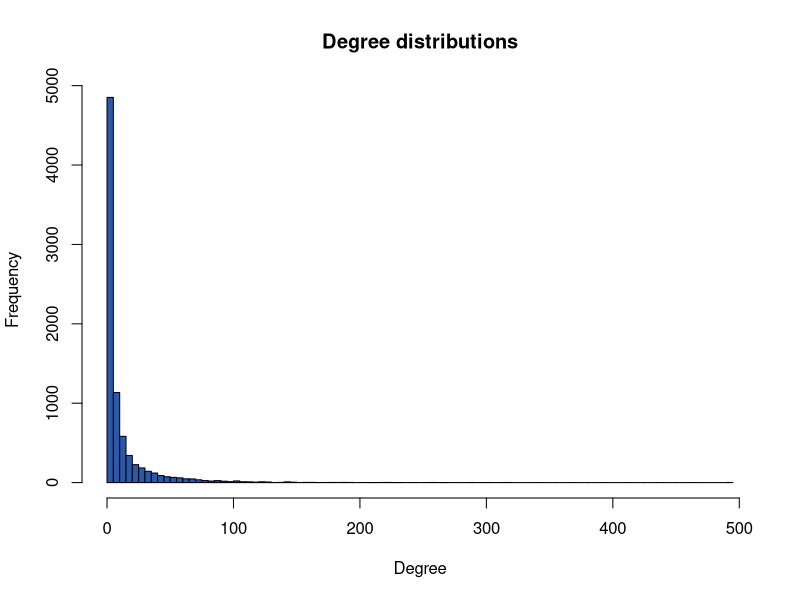
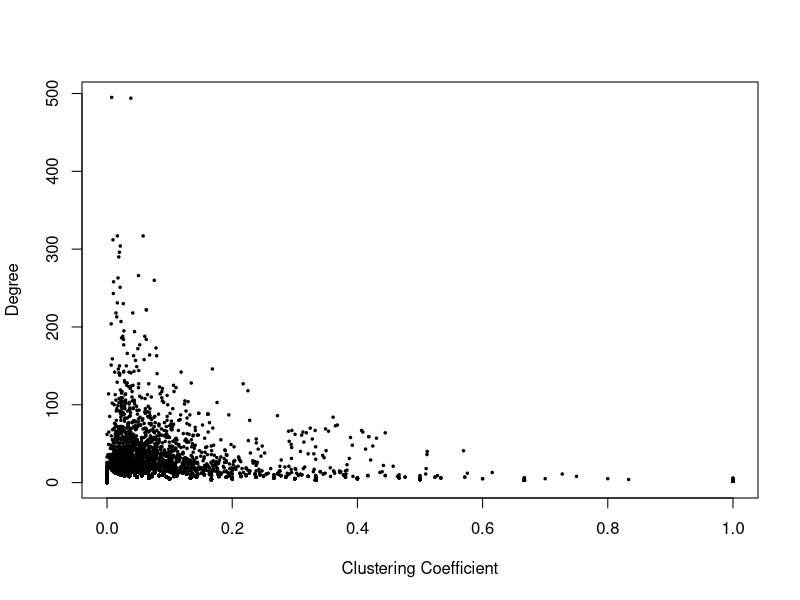

Recreate these plots in R, in order.
# 1. Load the datasets
ppi <- read.csv(file = "HURI.hgnc.csv", header = T)
degree <- read.csv(file = "Lit_degrees.csv", header = T, sep = "")

##############################################################################

# 2. Analysis of interaction degree
## a. Degree distribution of the PPI network

## Get the unique proteins in each column of proteome dataset
p1 <- unique(ppi$MIF)
p2 <- unique(ppi$MIF.1)

## Calculate the degree of each protein in first column. Find all the neighbors for each protein. 

### Generate a array contains the number of unique proteins of the first column
n <- array(dim = length(p1))

### Create a empty list that will store all the paris of protein-neighbors
neighbor_list_1 <- list()

### Calculate the number of interactions (degrees) for each protein, excluding self-interactions, and store the value in n. Then, store all the neighbors in a list with the protein name as the key.
for (i in 1:length(p1)) {
  ### for each unique protein, extract this protein with all its neighbors:
  tmp1 <- ppi[ppi$MIF == p1[i], ]
  ### exclude self-interaction:
  tmp2 <- tmp1[tmp1$MIF.1 != p1[i],]
  ### calculate the number of neighbors:
  n[i] <- nrow(tmp2)
  ### use protein's name as key, and save all its neighbors in the list: 
  neighbor_list_1[[p1[i]]] <- tmp2$MIF.1
}

### Create a data frame of protein and corresponding degree for the first column:
first_column_interactions <- data.frame("protein" = p1, "degree" = n)

### Repeat the same steps for the second column:
n <- array(dim = length(p2))
neighbor_list_2 <- list()
for (i in 1:length(p2)) {
  tmp1 <- ppi[ppi$MIF.1 == p2[i], ]
  tmp2 <- tmp1[tmp1$MIF != p2[i],]
  n[i] <- nrow(tmp2)
  neighbor_list_2[[p2[i]]] <- tmp2$MIF
}

second_column_interactions <- data.frame("protein" = p2, "degree" = n)

### Create a variable that contains all the unique protein in both columns:
unique_p <- unique(c(ppi$MIF, ppi$MIF.1))

### Create a list which will store all PPIs from both sides of protein:
neighbor_list_all <- list()
### Take the union of neighbors of same protein from both sides, and store that union of neighbors in the list with protein's name as key:  
for (i in 1:length(unique_p)) {
  neighbor_list_all[[unique_p[i]]] <- union(neighbor_list_1[[unique_p[i]]], neighbor_list_2[[unique_p[i]]])
}

### Calculate the total number of neighbors/interactions (degree) of each protein, and store them in a data frame:
num_of_interaction <- data.frame(lengths(neighbor_list_all))
names(num_of_interaction) <- c("degree")

### Create a histogram for degree distribution: 
# pdf("Degree_distribution.pdf", height = 6, width = 8)
hist(num_of_interaction$degree, breaks = 100, xlab = "Degree", main = "Degree distributions", col = "#2b59aa")
# dev.off()

## b. The highest degree protein
degree_ordered <- num_of_interaction[order(num_of_interaction$degree, decreasing = T), , drop = F]
cat("The protein ", row.names(degree_ordered)[1], " has the highest degree, which is ", degree_ordered[1, ], ".", sep = "")

##############################################################################

# 3. Analysis of clustering coefficient (30 points):
## (b) Compute clustering coefficients for every protein in this network. For simplicity, exclude self-interactions in the network. To present your results, plot the clustering coefficient vs. the node degree for all proteins.

### Create a data frame with the first column indicating all the unique proteins (n=8228), and the second column storing corresponding clustering coefficient: 
clustering_coef <- data.frame(matrix(data = 0, nrow = length(unique_p), ncol = 2))
clustering_coef[, 1] = row.names(num_of_interaction)
names(clustering_coef) = c("Protein", "clustering_coefficient")

### Calculate the clustering coefficient for each protein: 
for (i in 1:length(unique_p)) {
  if (num_of_interaction[i, 1] == 0 | num_of_interaction[i, 1] == 1) {
    clustering_coef[i, 2] = 0
  } else {
    sum <- 0
    for (j in 1:length(neighbor_list_all[[row.names(num_of_interaction)[i]]])) {
      num <- length(intersect(neighbor_list_all[[neighbor_list_all[[row.names(num_of_interaction)[i]]][j]]], neighbor_list_all[[row.names(num_of_interaction)[i]]]))
      sum <- sum + num
      clustering_coef[i, 2] = sum/((num_of_interaction[i, 1])*(num_of_interaction[i, 1]-1))
    } 
  }
}

## I also used a package "igraph" to obtain the clustering coefficient to confirm my calculation. 

# install.packages("igraph")
library(igraph)

set.seed(1)
g <- graph_from_data_frame(ppi, directed = F)
cc <- data.frame(transitivity(g, type="localundirected"))

## The coefficients calculated by the igraph package align with my calculation. 

### Merge the clustering coefficients and degree together in one data frame:
num_of_interaction$Protein <- row.names(num_of_interaction)
coefficient_degree <- merge(num_of_interaction, clustering_coef, by = "Protein")

### Create a scatter plot: 
# pdf("coefficient vs. degree.pdf", width = 8, height = 6)
plot(x = coefficient_degree$clustering_coefficient, 
     y = coefficient_degree$degree, 
     pch = 20, 
     cex = 0.5, 
     xlab = "Clustering Coefficient",
     ylab = "Degree")
# dev.off()

## (c) Let’s investigate the properties of two specific proteins, LSM6 and MAPK9. Report the number of interaction partners for both of these proteins and the clustering coefficients. Also, list the actual interacting proteins with each of them. 

### Clustering coefficient and neighbors of LSM6
coefficient_degree[coefficient_degree$Protein == "LSM6", ]
neighbor_list_all[["LSM6"]]
### Clustering coefficient and neighbors of MAPK9
coefficient_degree[coefficient_degree$Protein == "MAPK9", ]
neighbor_list_all[["MAPK9"]]

##############################################################################

## 4. Comparison of systematically mapped and literature curated interaction networks. 

## (a) What is the Pearson correlation between interaction degrees in the systematically mapped network and in the literature-curated network?

### Combine the degree of systematically mapped network (num_of_interaction) and literature-curated network (degree), excluding proteins that are not commonly present in both networks.
merged_degree <- merge(num_of_interaction, degree, by = "Protein")
colnames(merged_degree) <- c("Protein", "mapped_network", "literature_curated")

### Exclude proteins in either network have 0 interaction. 
merged_degree_no_zero <- merged_degree[merged_degree$mapped_network != 0 & merged_degree$literature_curated != 0, ]

### Calculate the correlation coefficient. 
cor(merged_degree_no_zero$mapped_network, merged_degree_no_zero$literature_curated)

### Calculate how many proteins in the systematically mapped network have higher degree than those in the literature-curated network. 
sum(merged_degree_no_zero$mapped_network > merged_degree_no_zero$literature_curated)

## (b) Find an example of a protein with more than 10 interactions in the Luck et al. network, a clustering coefficient of greater than 0.2, and no interactions in the literature curated network.

### Combine the degree and clustering coefficient of systematically mapped network and the degree of literature curated network, excluding proteins that are not commonly present in both networks.
merged_3 <- merge(merged_degree, clustering_coef, by = "Protein")

### Select proteins that qualify all the criteria. 
selected_proteins <- merged_3[merged_3$mapped_network>10 & merged_3$clustering_coefficient > 0.2 & merged_3$literature_curated == 0, ]
selected_proteins <- data.frame(selected_proteins)
### I selected RBM3 protein to discuss its function. 
neighbor_list_all[["RBM3"]]
